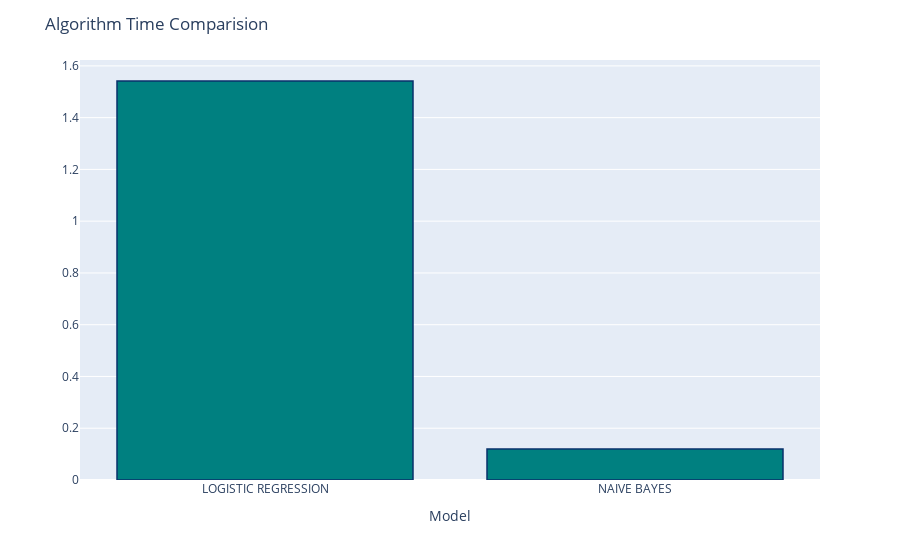

Source (notebook cell):
### Code cell
fig = px.bar(x=list(algo_time.keys()), y=list(algo_time.values()))
fig.update_traces(marker_color='teal', marker_line_color='rgb(8,48,107)', marker_line_width=1.5)
fig.update_layout(title="Algorithm Time Comparision", xaxis_title="Model", yaxis_title="")
fig.show()

### Figure 1 — Plotly figure (JSON) as saved in the notebook; plotly's stock layout.template omitted (floating-point values rounded to 4 significant figures)
{"data": [{"alignmentgroup": "True", "hovertemplate": "x=%{x}<br>y=%{y}<extra></extra>", "legendgroup": "", "marker": {"color": "teal", "line": {"color": "rgb(8,48,107)", "width": 1.5}, "pattern": {"shape": ""}}, "name": "", "offsetgroup": "", "orientation": "v", "showlegend": false, "textposition": "auto", "type": "bar", "x": ["LOGISTIC REGRESSION", "NAIVE BAYES"], "xaxis": "x", "y": [1.542, 0.1196], "yaxis": "y"}], "layout": {"barmode": "relative", "legend": {"tracegroupgap": 0}, "margin": {"t": 60}, "title": {"text": "Algorithm Time Comparision"}, "xaxis": {"anchor": "y", "domain": [0, 1], "title": {"text": "Model"}}, "yaxis": {"anchor": "x", "domain": [0, 1], "title": {"text": ""}}}}
